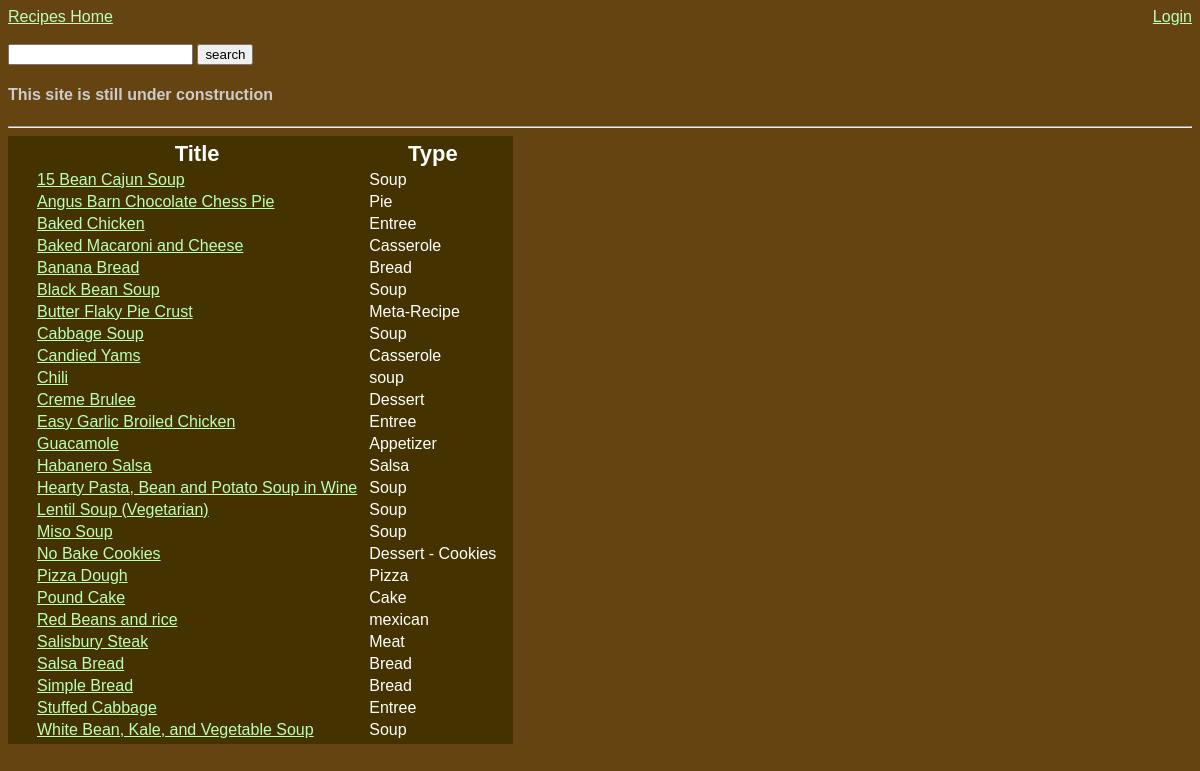
The app's page /searchRecipes.php, older data.
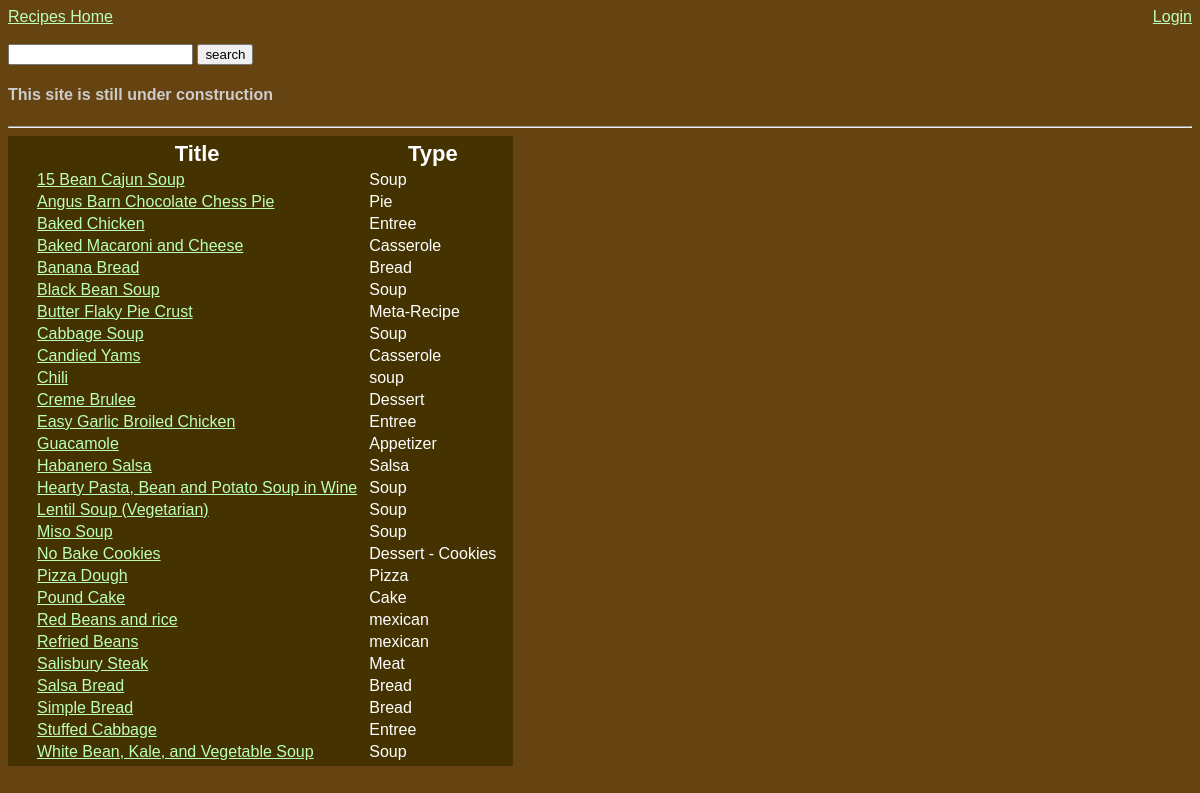
The same page, newer data.
### tables this page shows
CREATE TABLE `recipes` (
  `indx` int(10) NOT NULL AUTO_INCREMENT,
  `title` varchar(100) DEFAULT NULL,
  `user` varchar(50) DEFAULT NULL,
  `type` varchar(100) DEFAULT NULL,
  `imageLocation` varchar(500) DEFAULT NULL,
  `ingredients` varchar(5000) DEFAULT NULL,
  `directions` varchar(5000) DEFAULT NULL,
  PRIMARY KEY (`indx`)
);

### searchRecipes.php (the view, shortened to what this page needs)
<?php
    include("header.php");
    $qry = "select * from recipes where
            (title) like
            '%".$_GET['searchfield']."%'";
    $qry = $qry." or (user) like
            '%".$_GET['searchfield']."%'";
    $qry = $qry." or (type) like
            '%".$_GET['searchfield']."%'";
    $qry = $qry." or (ingredients) like
            '%".$_GET['searchfield']."%'";
    $qry = $qry." or (directions) like
            '%".$_GET['searchfield']."%'";
    $qry = $qry." or (indx) like
            '%".$_GET['searchfield']."%'";
    $qry = $qry." order by title";
    echo "<table><th></th><th>Title</th><th>Type</th>";
    $result = mysql_query($qry) or die('invalid query: '.mysql_error());
    while($row = mysql_fetch_array($result)){
        echo "<tr><td>";
            echo "</td>
                <td><a href=\"showForm.php?indx=".$row['indx']."\">".$row['title']."</a></td>
                <td>".$row['type']."</td>
                </tr>";
        }
        echo '</table>';
    include("footer.php");
?>

Row changes from the older to the newer data that the page shows:
added recipes: title "Refried Beans", type "mexican"
